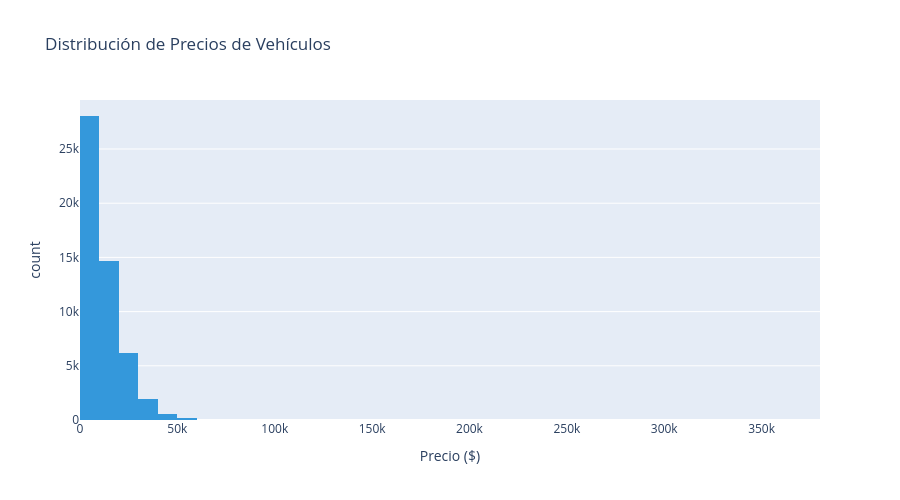

Notebook code cell kept with this figure:
### Markdown cell above
## 3. Información del Dataset

### Code cell
# HISTOGRAMA CON PLOTLY-EXPRESS
fig = px.histogram(df, x='price', nbins=50,
                   title='Distribución de Precios de Vehículos',
                   labels={'price': 'Precio ($)'},
                   color_discrete_sequence=['#3498db'])
fig.update_layout(height=500, hovermode='x unified')
fig.show()

### Figure 1 — Plotly figure (JSON) as saved in the notebook; plotly's stock layout.template omitted (floating-point values rounded to 4 significant figures; data arrays with more than 128 entries replaced by an {"elided": "..."} marker saying what was removed)
{"data": [{"bingroup": "x", "hovertemplate": "Precio ($)=%{x}<br>count=%{y}<extra></extra>", "legendgroup": "", "marker": {"color": "#3498db", "pattern": {"shape": ""}}, "name": "", "nbinsx": 50, "orientation": "v", "showlegend": false, "type": "histogram", "x": {"elided": "51525 int values"}, "xaxis": "x", "yaxis": "y"}], "layout": {"barmode": "relative", "height": 500, "hovermode": "x unified", "legend": {"tracegroupgap": 0}, "title": {"text": "Distribución de Precios de Vehículos"}, "xaxis": {"anchor": "y", "domain": [0, 1], "title": {"text": "Precio ($)"}}, "yaxis": {"anchor": "x", "domain": [0, 1], "title": {"text": "count"}}}}
